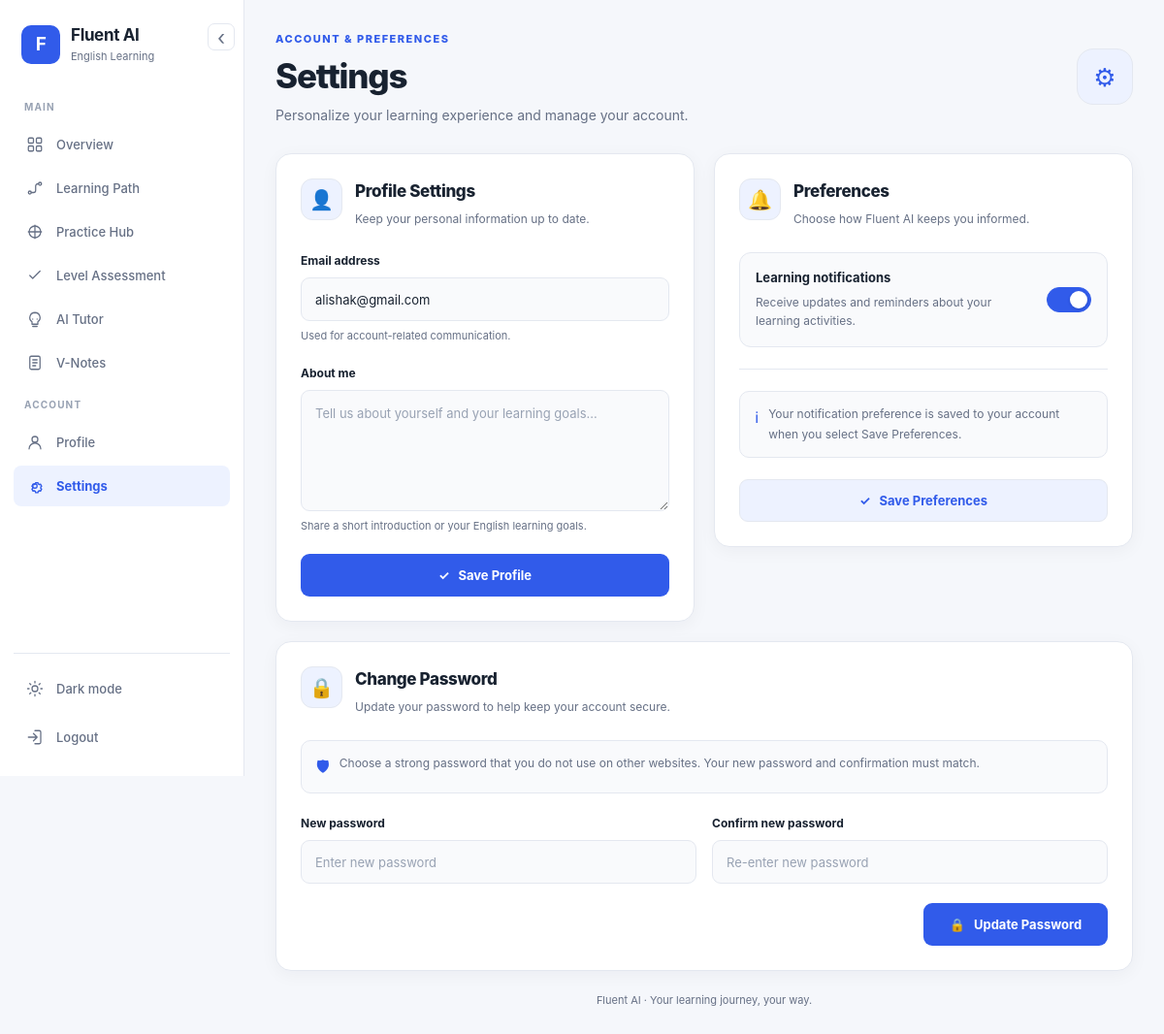
The app's page /settings/ (signed in), older data.
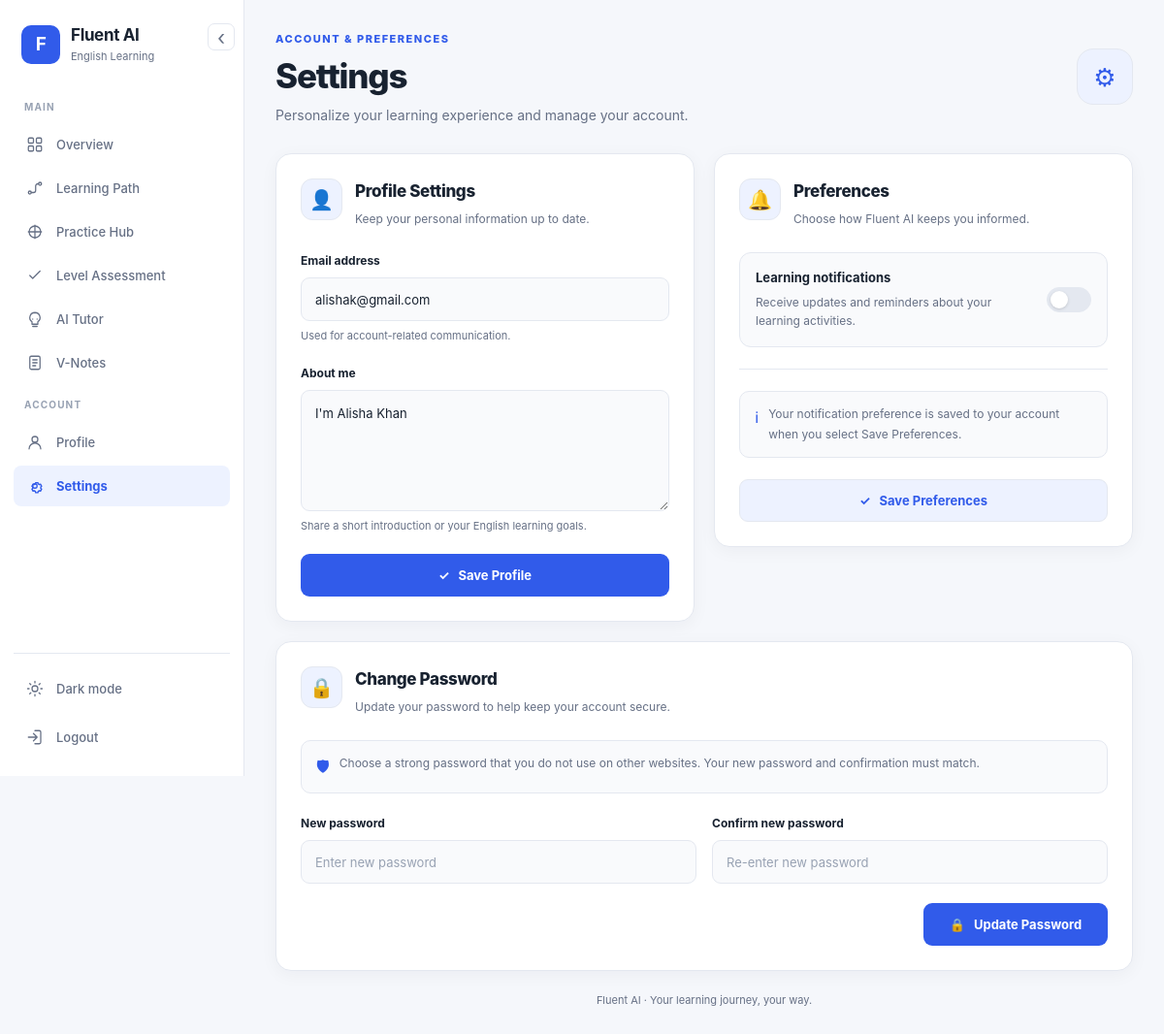
The same page, newer data.
### learning/models.py (models this page shows, shortened)
class UserProfile(models.Model):
    LEVEL_CHOICES = [
        ("BEGINNER", "Beginner"),
        ("ELEMENTARY", "Elementary"),
        ("INTERMEDIATE", "Intermediate"),
        ("ADVANCED", "Advanced"),
    ]
    user = models.OneToOneField(User,on_delete=models.CASCADE,related_name="profile")
    level = models.CharField(max_length=20,choices=LEVEL_CHOICES,default="BEGINNER")
    cefr_level = models.CharField(max_length=5,default="A1")
    points = models.PositiveIntegerField(default=0)
    streak = models.PositiveIntegerField(default=0)
    progress_percent = models.FloatField(default=0)
    completed_lessons = models.PositiveIntegerField(default=0)
    last_active = models.DateTimeField(null=True,blank=True)
    bio = models.TextField(blank=True)
    notifications_enabled = models.BooleanField(default=True)
    dark_mode = models.BooleanField(default=False)
    created_at = models.DateTimeField(auto_now_add=True)
    updated_at = models.DateTimeField(auto_now=True)

### learning/views.py (the view, shortened to what this page needs)
# urls.py: path("settings/", views.settings_view, name="settings"),
@login_required
def settings_view(request):
    profile = get_profile(
        request.user
    )
    return render(
        request,
        "settings.html",
        {
            "profile": profile
        }
    )

### learning/views.py (called while the page is built)
def get_profile(user):
    profile, created = UserProfile.objects.get_or_create(
        user=user
    )
    return profile

### learning/templates/settings.html (shortened to what the changed rows need)
{% extends "base.html" %}
{% block content %}
<div class="settings-page">
    <header class="settings-header">
        <div>
            <h1>Settings</h1>
        </div>
    </header>
    <div class="settings-layout">
        <section class="settings-card">
            <div class="settings-card-heading">
                <div>
                    <h2>Profile Settings</h2>
                </div>
            </div>
            <form method="post" action="{% url 'settings' %}">
                <div class="settings-form-group">
                    <label for="settings-bio">About me</label>
                    <textarea
                        id="settings-bio"
                        name="bio"
                        class="settings-input"
                        rows="4"
                        maxlength="500"
                        placeholder="Tell us about yourself and your learning goals..."
                    >{{ profile.bio|default_if_none:"" }}</textarea>
                    <p class="settings-help">
                        Share a short introduction or your English learning goals.
                    </p>
                </div>
            </form>
        </section>
        <section class="settings-card">
            <div class="settings-card-heading">
                <div>
                    <h2>Preferences</h2>
                </div>
            </div>
            <form method="post" action="{% url 'settings' %}">
                <div class="settings-option">
                    <label class="settings-switch">
                        <span class="settings-switch-track"></span>
                    </label>
                </div>
            </form>
        </section>
    </div>
    <section class="settings-card settings-password-card">
        <div class="settings-card-heading">
            <div>
                <h2>Change Password</h2>
            </div>
        </div>
    </section>
</div>
{% endblock %}

Row changes from the older to the newer data that the page shows:
now on this page (row edited): UserProfile: bio "I'm Alisha Khan"
